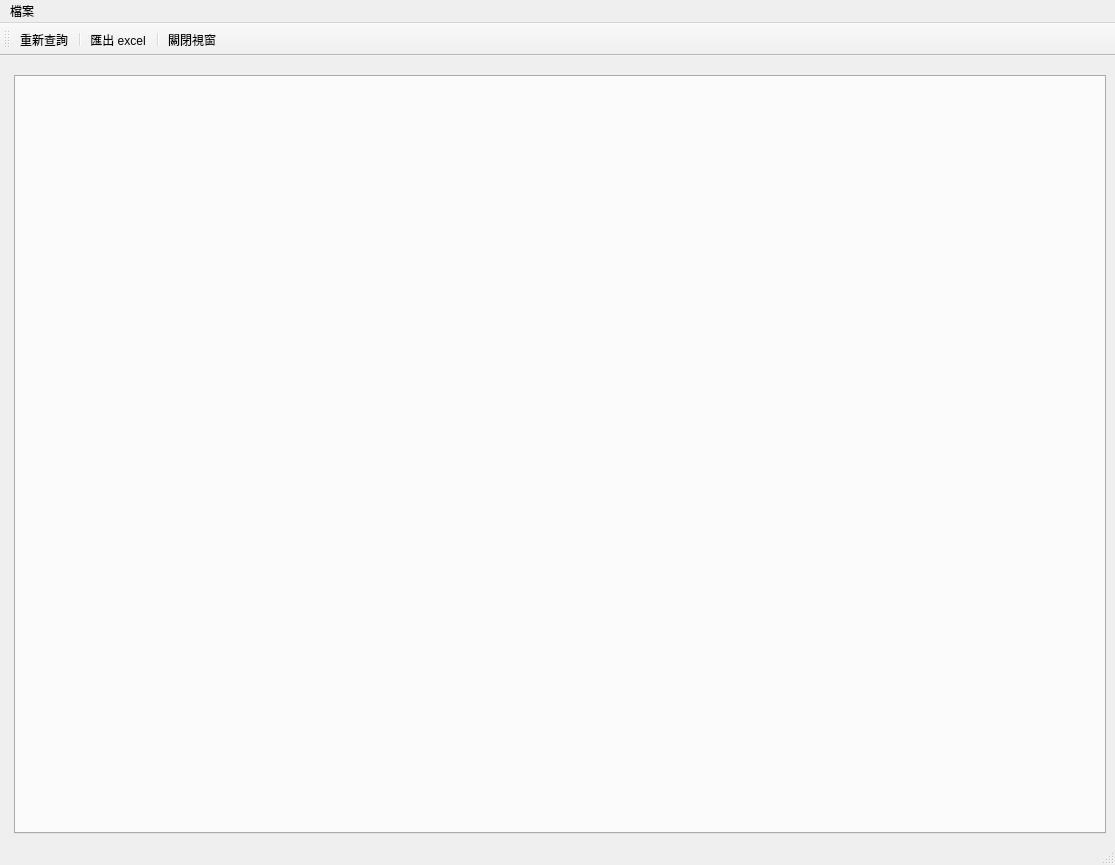
<?xml version="1.0" encoding="UTF-8"?>
<ui version="4.0">
 <class>WindowIncome</class>
 <widget class="QMainWindow" name="WindowIncome">
  <property name="geometry">
   <rect>
    <x>0</x>
    <y>0</y>
    <width>1115</width>
    <height>865</height>
   </rect>
  </property>
  <property name="windowTitle">
   <string>養生館櫃台結帳</string>
  </property>
  <widget class="QWidget" name="centralwidget">
   <layout class="QHBoxLayout" name="horizontalLayout">
    <item>
     <layout class="QVBoxLayout" name="verticalLayout">
      <property name="leftMargin">
       <number>5</number>
      </property>
      <property name="topMargin">
       <number>10</number>
      </property>
      <property name="rightMargin">
       <number>0</number>
      </property>
      <item>
       <widget class="QTabWidget" name="tabWidget_income">
        <property name="currentIndex">
         <number>-1</number>
        </property>
       </widget>
      </item>
     </layout>
    </item>
   </layout>
  </widget>
  <widget class="QStatusBar" name="statusbar"/>
  <widget class="QToolBar" name="toolBar">
   <property name="windowTitle">
    <string>toolBar</string>
   </property>
   <property name="toolButtonStyle">
    <enum>Qt::ToolButtonTextUnderIcon</enum>
   </property>
   <attribute name="toolBarArea">
    <enum>TopToolBarArea</enum>
   </attribute>
   <attribute name="toolBarBreak">
    <bool>false</bool>
   </attribute>
   <addaction name="action_requery"/>
   <addaction name="separator"/>
   <addaction name="action_export_daily_excel"/>
   <addaction name="separator"/>
   <addaction name="action_close"/>
  </widget>
  <widget class="QMenuBar" name="menubar">
   <property name="geometry">
    <rect>
     <x>0</x>
     <y>0</y>
     <width>1115</width>
     <height>25</height>
    </rect>
   </property>
   <widget class="QMenu" name="menu">
    <property name="title">
     <string>檔案</string>
    </property>
    <addaction name="separator"/>
    <addaction name="action_export_daily_excel"/>
   </widget>
   <addaction name="menu"/>
  </widget>
  <action name="action_close">
   <property name="icon">
    <iconset>
     <normaloff>../icons/application-exit.svg</normaloff>../icons/application-exit.svg</iconset>
   </property>
   <property name="text">
    <string>關閉視窗</string>
   </property>
  </action>
  <action name="action_requery">
   <property name="icon">
    <iconset>
     <normaloff>../icons/gtk-refresh.svg</normaloff>../icons/gtk-refresh.svg</iconset>
   </property>
   <property name="text">
    <string>重新查詢</string>
   </property>
   <property name="toolTip">
    <string>重新查詢</string>
   </property>
  </action>
  <action name="action_export_daily_excel">
   <property name="icon">
    <iconset>
     <normaloff>../icons/document-export.svg</normaloff>../icons/document-export.svg</iconset>
   </property>
   <property name="text">
    <string>匯出 excel</string>
   </property>
   <property name="toolTip">
    <string>匯出日報表 excel</string>
   </property>
  </action>
 </widget>
 <resources/>
 <connections/>
</ui>
